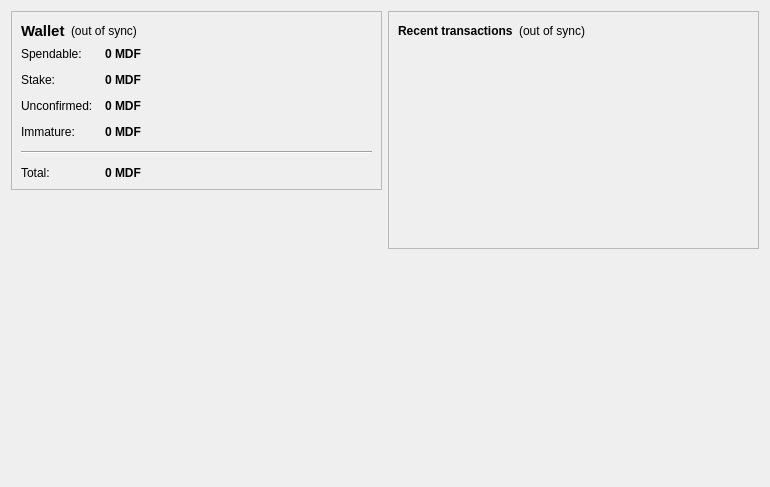
<?xml version="1.0" encoding="UTF-8"?>
<ui version="4.0">
 <class>OverviewPage</class>
 <widget class="QWidget" name="OverviewPage">
  <property name="geometry">
   <rect>
    <x>0</x>
    <y>0</y>
    <width>770</width>
    <height>487</height>
   </rect>
  </property>
  <property name="windowTitle">
   <string>Form</string>
  </property>
  <layout class="QHBoxLayout" name="horizontalLayout" stretch="1,1">
   <item>
    <layout class="QVBoxLayout" name="verticalLayout_2">
     <item>
      <widget class="QFrame" name="frame">
       <property name="frameShape">
        <enum>QFrame::StyledPanel</enum>
       </property>
       <property name="frameShadow">
        <enum>QFrame::Raised</enum>
       </property>
       <layout class="QVBoxLayout" name="verticalLayout_4">
        <item>
         <layout class="QHBoxLayout" name="horizontalLayout_4">
          <item>
           <widget class="QLabel" name="label_5">
            <property name="font">
             <font>
              <pointsize>11</pointsize>
              <weight>75</weight>
              <bold>true</bold>
             </font>
            </property>
            <property name="text">
             <string>Wallet</string>
            </property>
           </widget>
          </item>
          <item>
           <widget class="QLabel" name="labelWalletStatus">
            <property name="toolTip">
             <string>The displayed information may be out of date. Your wallet automatically synchronizes with the middlefinger network after a connection is established, but this process has not completed yet.</string>
            </property>
            <property name="styleSheet">
             <string notr="true"/>
            </property>
            <property name="text">
             <string notr="true">(out of sync)</string>
            </property>
            <property name="alignment">
             <set>Qt::AlignLeading|Qt::AlignLeft|Qt::AlignVCenter</set>
            </property>
           </widget>
          </item>
          <item>
           <spacer name="horizontalSpacer_2">
            <property name="orientation">
             <enum>Qt::Horizontal</enum>
            </property>
            <property name="sizeHint" stdset="0">
             <size>
              <width>40</width>
              <height>20</height>
             </size>
            </property>
           </spacer>
          </item>
         </layout>
        </item>
        <item>
         <layout class="QFormLayout" name="formLayout_2">
          <property name="fieldGrowthPolicy">
           <enum>QFormLayout::AllNonFixedFieldsGrow</enum>
          </property>
          <property name="horizontalSpacing">
           <number>12</number>
          </property>
          <property name="verticalSpacing">
           <number>12</number>
          </property>
          <item row="0" column="0">
           <widget class="QLabel" name="label">
            <property name="text">
             <string>Spendable:</string>
            </property>
           </widget>
          </item>
          <item row="0" column="1">
           <widget class="QLabel" name="labelBalance">
            <property name="font">
             <font>
              <weight>75</weight>
              <bold>true</bold>
             </font>
            </property>
            <property name="cursor">
             <cursorShape>IBeamCursor</cursorShape>
            </property>
            <property name="toolTip">
             <string>Your current spendable balance</string>
            </property>
            <property name="text">
             <string notr="true">0 MDF</string>
            </property>
            <property name="textInteractionFlags">
             <set>Qt::LinksAccessibleByMouse|Qt::TextSelectableByKeyboard|Qt::TextSelectableByMouse</set>
            </property>
           </widget>
          </item>
          <item row="1" column="0">
           <widget class="QLabel" name="label_6">
            <property name="text">
             <string>Stake:</string>
            </property>
           </widget>
          </item>
          <item row="1" column="1">
           <widget class="QLabel" name="labelStake">
            <property name="font">
             <font>
              <weight>75</weight>
              <bold>true</bold>
             </font>
            </property>
            <property name="cursor">
             <cursorShape>IBeamCursor</cursorShape>
            </property>
            <property name="toolTip">
             <string>Total of coins that was staked, and do not yet count toward the current balance</string>
            </property>
            <property name="text">
             <string notr="true">0 MDF</string>
            </property>
            <property name="textInteractionFlags">
             <set>Qt::LinksAccessibleByMouse|Qt::TextSelectableByKeyboard|Qt::TextSelectableByMouse</set>
            </property>
           </widget>
          </item>
          <item row="2" column="0">
           <widget class="QLabel" name="label_3">
            <property name="text">
             <string>Unconfirmed:</string>
            </property>
           </widget>
          </item>
          <item row="2" column="1">
           <widget class="QLabel" name="labelUnconfirmed">
            <property name="font">
             <font>
              <weight>75</weight>
              <bold>true</bold>
             </font>
            </property>
            <property name="cursor">
             <cursorShape>IBeamCursor</cursorShape>
            </property>
            <property name="toolTip">
             <string>Total of transactions that have yet to be confirmed, and do not yet count toward the current balance</string>
            </property>
            <property name="text">
             <string notr="true">0 MDF</string>
            </property>
            <property name="textInteractionFlags">
             <set>Qt::LinksAccessibleByMouse|Qt::TextSelectableByKeyboard|Qt::TextSelectableByMouse</set>
            </property>
           </widget>
          </item>
          <item row="3" column="0">
           <widget class="QLabel" name="labelImmatureText">
            <property name="text">
             <string>Immature:</string>
            </property>
           </widget>
          </item>
          <item row="3" column="1">
           <widget class="QLabel" name="labelImmature">
            <property name="font">
             <font>
              <weight>75</weight>
              <bold>true</bold>
             </font>
            </property>
            <property name="toolTip">
             <string>Mined balance that has not yet matured</string>
            </property>
            <property name="text">
             <string notr="true">0 MDF</string>
            </property>
            <property name="textInteractionFlags">
             <set>Qt::LinksAccessibleByMouse|Qt::TextSelectableByKeyboard|Qt::TextSelectableByMouse</set>
            </property>
           </widget>
          </item>
          <item row="4" column="0" colspan="2">
           <widget class="Line" name="line">
            <property name="orientation">
             <enum>Qt::Horizontal</enum>
            </property>
           </widget>
          </item>
          <item row="5" column="0">
           <widget class="QLabel" name="labelTotalText">
            <property name="text">
             <string>Total:</string>
            </property>
           </widget>
          </item>
          <item row="5" column="1">
           <widget class="QLabel" name="labelTotal">
            <property name="font">
             <font>
              <weight>75</weight>
              <bold>true</bold>
             </font>
            </property>
            <property name="cursor">
             <cursorShape>IBeamCursor</cursorShape>
            </property>
            <property name="toolTip">
             <string>Your current total balance</string>
            </property>
            <property name="text">
             <string notr="true">0 MDF</string>
            </property>
            <property name="textInteractionFlags">
             <set>Qt::LinksAccessibleByMouse|Qt::TextSelectableByKeyboard|Qt::TextSelectableByMouse</set>
            </property>
           </widget>
          </item>
         </layout>
        </item>
       </layout>
      </widget>
     </item>
     <item>
      <spacer name="verticalSpacer">
       <property name="orientation">
        <enum>Qt::Vertical</enum>
       </property>
       <property name="sizeHint" stdset="0">
        <size>
         <width>20</width>
         <height>40</height>
        </size>
       </property>
      </spacer>
     </item>
     <item>
      <widget class="QLabel" name="label_2">
       <property name="autoFillBackground">
        <bool>true</bool>
       </property>
       <property name="text">
        <string/>
       </property>
       <property name="pixmap">
        <pixmap resource="../bitcoin.qrc">:/icons/mastbg</pixmap>
       </property>
       <property name="scaledContents">
        <bool>false</bool>
       </property>
       <property name="margin">
        <number>0</number>
       </property>
      </widget>
     </item>
    </layout>
   </item>
   <item>
    <layout class="QVBoxLayout" name="verticalLayout_3">
     <item>
      <widget class="QFrame" name="frame_2">
       <property name="frameShape">
        <enum>QFrame::StyledPanel</enum>
       </property>
       <property name="frameShadow">
        <enum>QFrame::Raised</enum>
       </property>
       <layout class="QVBoxLayout" name="verticalLayout">
        <item>
         <layout class="QHBoxLayout" name="horizontalLayout_2">
          <item>
           <widget class="QLabel" name="label_4">
            <property name="text">
             <string>&lt;b&gt;Recent transactions&lt;/b&gt;</string>
            </property>
           </widget>
          </item>
          <item>
           <widget class="QLabel" name="labelTransactionsStatus">
            <property name="toolTip">
             <string>The displayed information may be out of date. Your wallet automatically synchronizes with the middlefinger network after a connection is established, but this process has not completed yet.</string>
            </property>
            <property name="styleSheet">
             <string notr="true"/>
            </property>
            <property name="text">
             <string notr="true">(out of sync)</string>
            </property>
            <property name="alignment">
             <set>Qt::AlignRight|Qt::AlignTrailing|Qt::AlignVCenter</set>
            </property>
           </widget>
          </item>
          <item>
           <spacer name="horizontalSpacer">
            <property name="orientation">
             <enum>Qt::Horizontal</enum>
            </property>
            <property name="sizeHint" stdset="0">
             <size>
              <width>40</width>
              <height>20</height>
             </size>
            </property>
           </spacer>
          </item>
         </layout>
        </item>
        <item>
         <widget class="QListView" name="listTransactions">
          <property name="styleSheet">
           <string notr="true">QListView { background: transparent; }</string>
          </property>
          <property name="frameShape">
           <enum>QFrame::NoFrame</enum>
          </property>
          <property name="verticalScrollBarPolicy">
           <enum>Qt::ScrollBarAlwaysOff</enum>
          </property>
          <property name="horizontalScrollBarPolicy">
           <enum>Qt::ScrollBarAlwaysOff</enum>
          </property>
          <property name="selectionMode">
           <enum>QAbstractItemView::NoSelection</enum>
          </property>
         </widget>
        </item>
       </layout>
      </widget>
     </item>
     <item>
      <spacer name="verticalSpacer_2">
       <property name="orientation">
        <enum>Qt::Vertical</enum>
       </property>
       <property name="sizeHint" stdset="0">
        <size>
         <width>20</width>
         <height>40</height>
        </size>
       </property>
      </spacer>
     </item>
    </layout>
   </item>
  </layout>
 </widget>
 <resources>
  <include location="../bitcoin.qrc"/>
 </resources>
 <connections/>
</ui>
